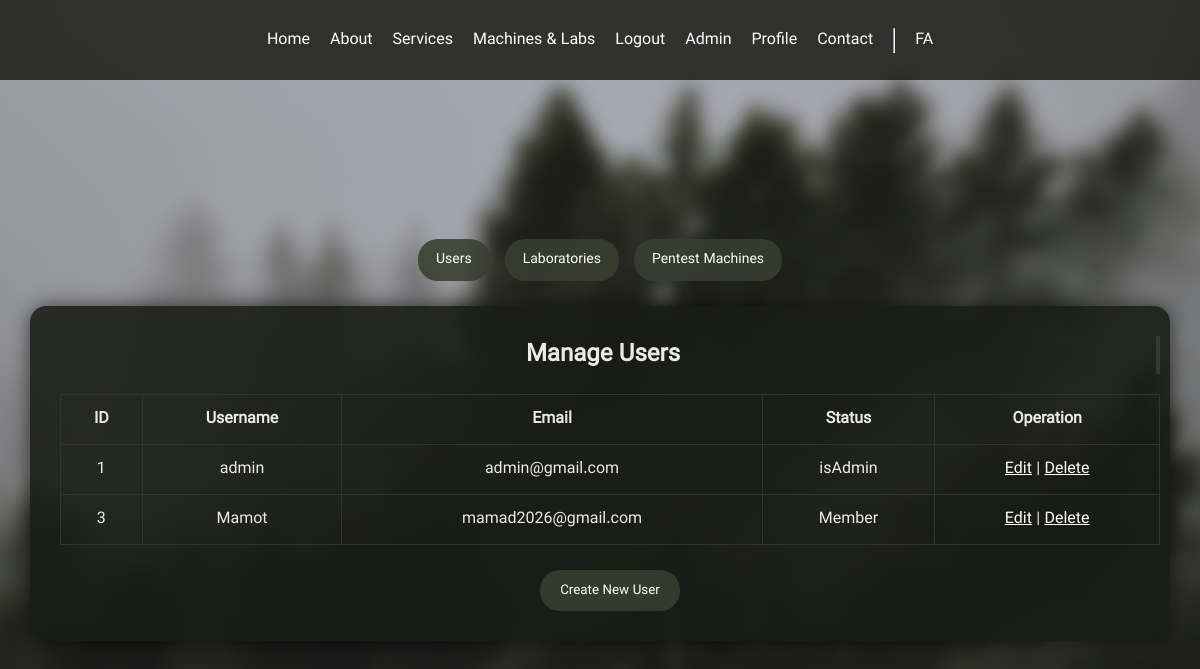
The page /php/en/admin.php (signed in) on the database its author committed.
### tables this page shows
CREATE TABLE `users` (
  `id` int(15) NOT NULL,
  `username` varchar(20) NOT NULL,
  `password` varchar(20) NOT NULL,
  `email` varchar(60) NOT NULL,
  `description` varchar(200) NOT NULL DEFAULT 'Empty',
  `user_status` varchar(10) NOT NULL DEFAULT 'Member',
  `picture` varchar(300) NOT NULL DEFAULT '../../assets/images/users.jpeg',
  `skills` varchar(500) NOT NULL DEFAULT 'Empty'
);

### php/en/admin.php (the view, shortened to what this page needs)
<?php
$cybertech_db = mysqli_connect("localhost", "root", "", "cybertech_db");
?>
<!doctype html>
<html lang="en" dir="ltr">
<head>
    <link rel="stylesheet" href="../../css/profile.css">
    <link rel="stylesheet" href="../../css/admin-panel.css">
    <link rel="stylesheet" href="../../css/footer.css">
    <link rel="stylesheet" href="../../css/header.css">
</head>
<body>
<?php include "../../html/en/header.php"; ?>
<div class="image-wrapper">
    <section class="admin-container">
        <div class="admin-menu">
            <button onclick="toggleSection('users')">Users</button>
            <button onclick="toggleSection('labs')">Laboratories</button>
            <button onclick="toggleSection('machines')">Pentest Machines</button>
        </div>
        <div id="users" class="admin-section" style="display: block">
            <h2>Manage Users</h2>
            <table>
                <tr>
                    <th>ID</th><th>Username</th><th>Email</th><th>Status</th><th>Operation</th>
                </tr>
                <?php
                $users = mysqli_query($cybertech_db, "SELECT * FROM users");
                while ($u = mysqli_fetch_array($users)) {
                    echo "
                    <tr>
                        <td>{$u['id']}</td>
                        <td>{$u['username']}</td>
                        <td>{$u['email']}</td>
                        <td>{$u['user_status']}</td>
                        <td>
                            <a href='../database/editor.php?id={$u['id']}&lang=en&referrer=user' style='color: #fff;'>Edit</a> |
                            <span style='cursor: pointer;color: #fff;' onclick='showCustomConfirm(\"en\", \"user\", {$u['id']})'><u>Delete</span>
                        </td>
                    </tr>";
                }
                ?>
            </table><br>
            <button class="create-btn">Create New User</button>
        </div>
    </section>
</div>
</body>
</html>

### css/profile.css (style rules this page uses)
* { margin: 0; padding: 0; box-sizing: border-box; font-family: 'Vazirmatn'; }
body { direction: ltr; margin: 0; font-family: Albert Sans; color: #eaeaea; }
.image-wrapper { position: relative; height: 100vh; overflow: hidden; }

### css/admin-panel.css (style rules this page uses)
.admin-container { position: absolute; top: 55%; left: 50%; transform: translate(-50%, -50%); width: 95%; max-width: 1400px; text-align: center; }
.admin-menu { display: flex; justify-content: center; gap: 15px; margin-bottom: 25px; }
.admin-menu button { background: #393e30df; color: #fff; border: none; padding: 10px 18px; border-radius: 20px; cursor: pointer; font-size: 14px; }
.admin-section { display: none; background: #191b15df; padding: 30px; border-radius: 16px; box-shadow: 0 0 20px rgba(0,0,0,0.6); }
.admin-section h2 { margin-bottom: 20px; border-right: 4px solid #393e30df; padding-right: 10px; }
table { width: 100%; border-collapse: collapse; }
table th, table td { border: 1px solid #333; padding: 12px; }
.admin-section { max-height: 75vh; overflow-y: auto; padding-right: 10px; }
.image-wrapper { position: relative; min-height: 100vh; overflow-y: auto; }

### css/header.css (style rules this page uses)
.image-wrapper { position: relative; width: 100%; height: 100vh; overflow: hidden; }

### php/en/admin.php (style rules this page uses)
.create-btn { background: #393e30df; color: #fff; border: none; padding: 10px 20px; border-radius: 20px; cursor: pointer; transition: 0.3s; }

### rows shown on the page
users: id "1", username "admin", email "admin@gmail.com", user_status "isAdmin"
users: id "3", username "Mamot", email "mamad2026@gmail.com", user_status "Member"
